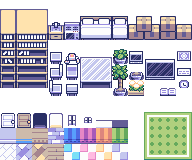
#> input picture tileset.png, 192 x 160 px
$ python main.py
#> lines starting #> are read from the running program, lines starting #| are printed output that depends on the picture
from PIL import Image

# Load the tileset image
tileset_image = Image.open("tileset.png")
#> tileset_image is the input picture: PIL image 192x160 P; mean R, G, B, A 98.3, 97.9, 103.1, 153.2

# Define tile dimensions
tile_width = 16  # Example tile width
tile_height = 16  # Example tile height

# Calculate the number of tiles horizontally and vertically
num_tiles_x = tileset_image.width // tile_width
#> num_tiles_x = 12
num_tiles_y = tileset_image.height // tile_height
#> num_tiles_y = 10

# Iterate over tiles and save each one as a PNG file
for y in range(num_tiles_y):
    for x in range(num_tiles_x):
        # Define the bounding box for the current tile
        left = x * tile_width
        upper = y * tile_height
        right = left + tile_width
        lower = upper + tile_height
        tile_bbox = (left, upper, right, lower)

        # Extract the current tile
        tile = tileset_image.crop(tile_bbox)

        # Save the tile as a PNG file
        tile.save("tiles\\" + f"tile_{y}_{x}.png")
#> this loop made 10 passes
#> pass 1, `tile.save("tiles\\" + f"tile_{y}_{x}.png")`:
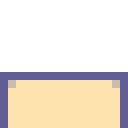
#> saved as tile_0_0.png: PIL image 16x16 P (shown 8 times larger); mean R, G, B, A 94.1, 84.3, 73.5, 111.6; transparent parts drawn white
#> pass 1, `tile.save("tiles\\" + f"tile_{y}_{x}.png")`:
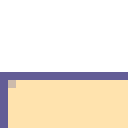
#> saved as tile_0_1.png: PIL image 16x16 P (shown 8 times larger); mean R, G, B, A 98, 87.6, 74.1, 111.6; transparent parts drawn white
#> pass 1, `tile.save("tiles\\" + f"tile_{y}_{x}.png")`:
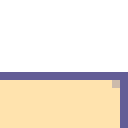
#> saved as tile_0_2.png: PIL image 16x16 P (shown 8 times larger); mean R, G, B, A 98, 87.6, 74.1, 111.6; transparent parts drawn white
#> after the loop:
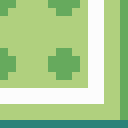
#> tile: PIL image 16x16 P (shown 8 times larger); mean R, G, B, A 169.7, 205.2, 143.9, 255

print("Tiles extracted and saved successfully.")
